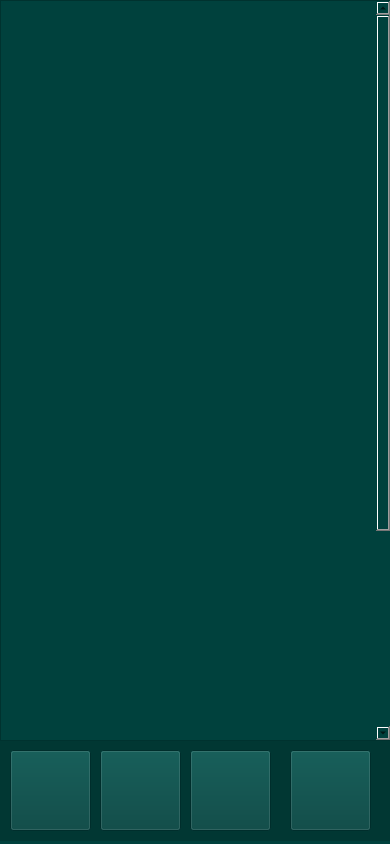
<?xml version="1.0" encoding="UTF-8"?>
<ui version="4.0">
 <class>Form</class>
 <widget class="QWidget" name="Form">
  <property name="geometry">
   <rect>
    <x>0</x>
    <y>0</y>
    <width>390</width>
    <height>844</height>
   </rect>
  </property>
  <property name="minimumSize">
   <size>
    <width>390</width>
    <height>844</height>
   </size>
  </property>
  <property name="maximumSize">
   <size>
    <width>390</width>
    <height>844</height>
   </size>
  </property>
  <property name="windowTitle">
   <string>Form</string>
  </property>
  <property name="styleSheet">
   <string notr="true">background-color: rgb(0, 65, 61);</string>
  </property>
  <widget class="QLabel" name="label_5">
   <property name="geometry">
    <rect>
     <x>0</x>
     <y>740</y>
     <width>401</width>
     <height>101</height>
    </rect>
   </property>
   <property name="styleSheet">
    <string notr="true">background-color: rgb(1, 55, 51);</string>
   </property>
   <property name="text">
    <string/>
   </property>
  </widget>
  <widget class="QPushButton" name="menu_4">
   <property name="geometry">
    <rect>
     <x>10</x>
     <y>750</y>
     <width>81</width>
     <height>81</height>
    </rect>
   </property>
   <property name="styleSheet">
    <string notr="true">#botaomenu{
border:none;
}</string>
   </property>
   <property name="text">
    <string/>
   </property>
   <property name="icon">
    <iconset>
     <normaloff>fotos/menu.png</normaloff>fotos/menu.png</iconset>
   </property>
   <property name="iconSize">
    <size>
     <width>81</width>
     <height>81</height>
    </size>
   </property>
  </widget>
  <widget class="QPushButton" name="treino">
   <property name="geometry">
    <rect>
     <x>100</x>
     <y>750</y>
     <width>81</width>
     <height>81</height>
    </rect>
   </property>
   <property name="styleSheet">
    <string notr="true">#botaotreino{
border:none;
}</string>
   </property>
   <property name="text">
    <string/>
   </property>
   <property name="icon">
    <iconset>
     <normaloff>fotos/treino.png</normaloff>fotos/treino.png</iconset>
   </property>
   <property name="iconSize">
    <size>
     <width>81</width>
     <height>81</height>
    </size>
   </property>
  </widget>
  <widget class="QPushButton" name="config">
   <property name="geometry">
    <rect>
     <x>190</x>
     <y>750</y>
     <width>81</width>
     <height>81</height>
    </rect>
   </property>
   <property name="styleSheet">
    <string notr="true">#botaoconfig{
border:none;
}</string>
   </property>
   <property name="text">
    <string/>
   </property>
   <property name="icon">
    <iconset>
     <normaloff>fotos/config.png</normaloff>fotos/config.png</iconset>
   </property>
   <property name="iconSize">
    <size>
     <width>81</width>
     <height>81</height>
    </size>
   </property>
  </widget>
  <widget class="QScrollArea" name="scrollArea">
   <property name="geometry">
    <rect>
     <x>0</x>
     <y>0</y>
     <width>391</width>
     <height>741</height>
    </rect>
   </property>
   <property name="widgetResizable">
    <bool>true</bool>
   </property>
   <widget class="QWidget" name="scrollAreaWidgetContents">
    <property name="geometry">
     <rect>
      <x>0</x>
      <y>0</y>
      <width>372</width>
      <height>1018</height>
     </rect>
    </property>
    <layout class="QVBoxLayout" name="verticalLayout">
     <item>
      <widget class="QFrame" name="frame">
       <property name="minimumSize">
        <size>
         <width>300</width>
         <height>1000</height>
        </size>
       </property>
       <property name="frameShape">
        <enum>QFrame::StyledPanel</enum>
       </property>
       <property name="frameShadow">
        <enum>QFrame::Raised</enum>
       </property>
       <widget class="QLabel" name="label">
        <property name="geometry">
         <rect>
          <x>-10</x>
          <y>-10</y>
          <width>390</width>
          <height>1000</height>
         </rect>
        </property>
        <property name="text">
         <string/>
        </property>
        <property name="pixmap">
         <pixmap>fotos/exercicios trapezio.png</pixmap>
        </property>
       </widget>
      </widget>
     </item>
    </layout>
   </widget>
  </widget>
  <widget class="QPushButton" name="perfil">
   <property name="geometry">
    <rect>
     <x>290</x>
     <y>750</y>
     <width>81</width>
     <height>81</height>
    </rect>
   </property>
   <property name="minimumSize">
    <size>
     <width>81</width>
     <height>81</height>
    </size>
   </property>
   <property name="styleSheet">
    <string notr="true">#menu{
border:none;
}</string>
   </property>
   <property name="text">
    <string/>
   </property>
   <property name="icon">
    <iconset>
     <normaloff>fotos/perfil.png</normaloff>fotos/perfil.png</iconset>
   </property>
   <property name="iconSize">
    <size>
     <width>81</width>
     <height>81</height>
    </size>
   </property>
  </widget>
 </widget>
 <resources/>
 <connections/>
</ui>
